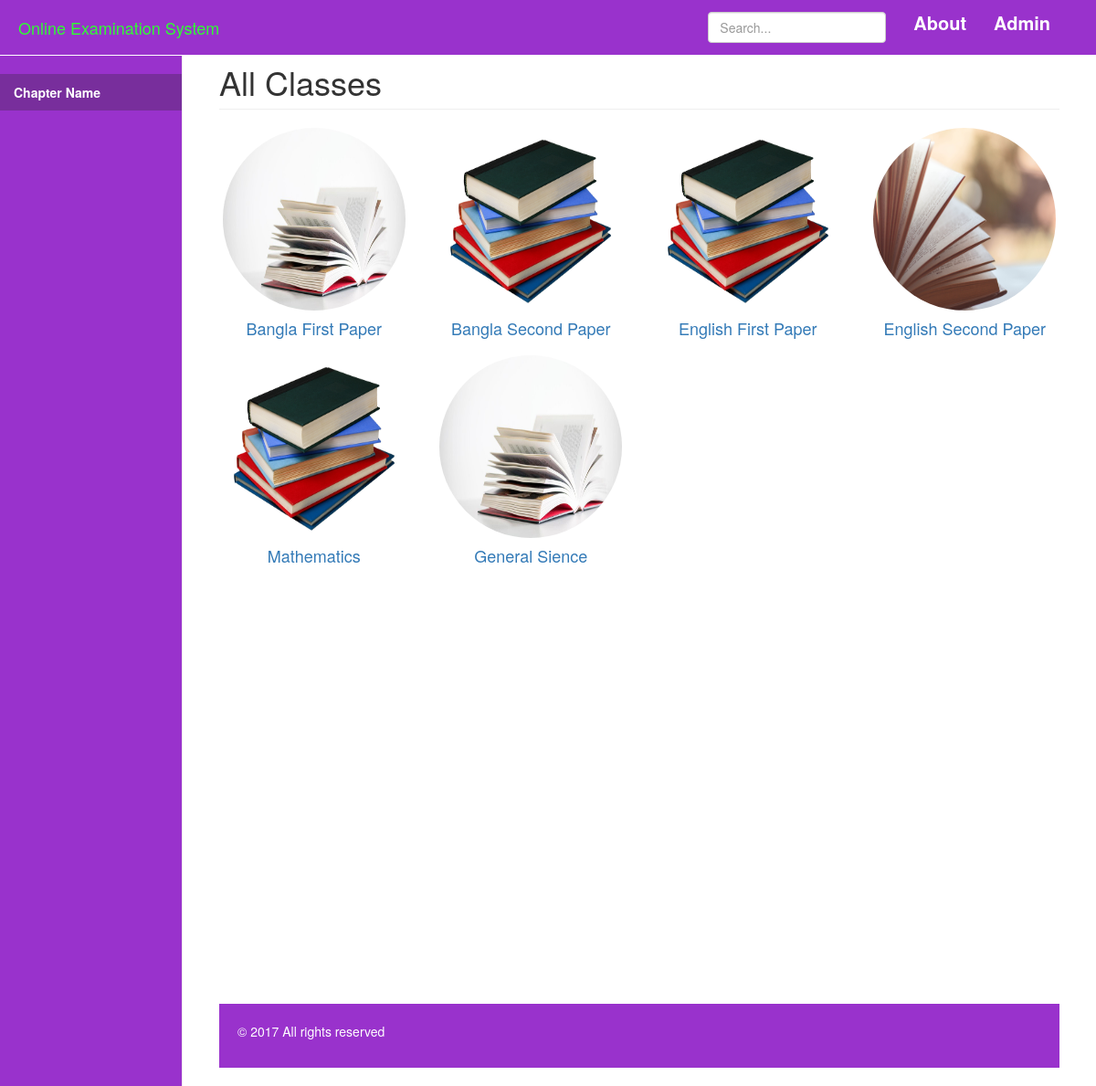
The page /OnlineExam/index.php?id=11 on the database its author committed.
### tables this page shows
CREATE TABLE `tbl_subject` (
  `subject_id` int(11) NOT NULL,
  `subject_name` varchar(100) NOT NULL,
  `class_id` int(11) NOT NULL
);

### OnlineExam/index.php (the view, shortened to what this page needs)
<?php require_once 'header.php'; ?>
<?php require_once 'config.php';
?>
          <h1 class="page-header">All Classes</h1>
          <div class="row placeholders">
    <?php  if(isset($_GET['id']))
              {
                $class_id = $_GET['id'];
    $statement = $db->prepare("SELECT * FROM tbl_subject WHERE class_id=?");
    $statement->execute(array($class_id));
    $result = $statement->fetchAll(PDO::FETCH_ASSOC);
    foreach ($result as $row)
    {
       $subject_name = $row['subject_name'];
       $subject_id = $row['subject_id'];
   ?>
             <div class="col-xs-6 col-sm-3 placeholder">
             <a href="question.php?idc=1&id=<?php echo $subject_id; ?>"/>
              <?php
              $imagesDir = './images/';
              $images = glob($imagesDir . '*.{jpg,jpeg,png,gif}', GLOB_BRACE);
              $random_img = basename($images[array_rand($images)]);
              ?>
              <img src="./images/<?= $random_img; ?>" width="200" height="200" class="img-responsive" alt="">
              <h4><?php echo $subject_name; ?></h4>
            </div>
   <?php }
          ?>
          </div>
         <?php     }   ?>
<?php require_once 'footer.php'; ?>

### OnlineExam/header.php (shortened to what this page needs)
<!DOCTYPE html>
<html lang="en"><head><meta http-equiv="Content-Type" content="text/html; charset=UTF-8">
    <link href="./assets/bootstrap.min.css" rel="stylesheet">
    <link href="./assets/ie10-viewport-bug-workaround.css" rel="stylesheet">
    <link href="./assets/dashboard.css" rel="stylesheet">
  </head>
  <body  onload='loadCategories()'>
    <nav class="navbar navbar-inverse navbar-fixed-top">
      <div class="container-fluid">
        <div class="navbar-header">
          <a class="navbar-brand" href="./">Online Examination System</a>
        </div>
        <div id="navbar" class="navbar-collapse collapse">
          <ul class="nav navbar-nav navbar-right">
            <li><a href="./about.php">About</a></li>
            <li><a href="./admin/index.php"> Admin</a></li>
            <li><a href="##"></a></li>
          </ul>
          <form class="navbar-form navbar-right">
            <input type="text" class="form-control" placeholder="Search...">
          </form>
        </div>
      </div>
    </nav>
    <div class="container-fluid">
      <div class="row">
        <div class="col-sm-3 col-md-2 sidebar">
          <ul class="nav nav-sidebar">
            <li class="active"><a href="##">Chapter Name <span class="sr-only">(current)</span></a></li>
          </ul>
          </div>
        <div class="col-sm-9 col-sm-offset-3 col-md-10 col-md-offset-2 main">

### OnlineExam/footer.php (shortened to what this page needs)
    <div class="footer">
          <p>&copy; 2017 All rights reserved</p>
   </div>
        </div>
      </div>
    </div>
</body></html>

### OnlineExam/assets/dashboard.css (style rules this page uses)
body { padding-top: 50px; }
.navbar-fixed-top { border: 0; }
.sidebar { display: none; }
@media (min-width: 768px) { .sidebar { position: fixed; top: 51px; bottom: 0; left: 0; z-index: 1000; display: block; padding: 20px; overflow-x: hidden; overflow-y: auto; background-color: #9932cc; margin-top: 10px; border-right: 1px solid #eee; } }
.nav-sidebar { margin-right: -21px; margin-bottom: 20px; margin-left: -20px; }
.nav-sidebar > li > a { padding-right: 20px; padding-left: 20px; }
.nav-sidebar > .active > a, .nav-sidebar > .active > a:hover, .nav-sidebar > .active > a:focus { color: #fff; background-color: #428bca; }
.main { padding: 20px; }
@media (min-width: 768px) { .main { padding-right: 40px; padding-left: 40px; } }
.main .page-header { margin-top: 0; }
.placeholders { margin-bottom: 30px; text-align: center; }
.placeholders h4 { margin-bottom: 0; }
.placeholder { margin-bottom: 20px; }
.placeholder img { display: inline-block; border-radius: 50%; }
.footer { margin-top: 50%; background: #428bca; padding: 20px; }
.form-control { width: 50%; }
.navbar-inverse { background-color: darkorchid; border-color: darkorchid; padding: 5px; }
.navbar-inverse .navbar-nav>li>a { color: #ffffff; font-size: 20px; }
.nav>li>a { position: relative; display: block; padding: 10px 15px; color: lavender; font-weight: bold; }
.nav-sidebar > .active > a, .nav-sidebar > .active > a:hover, .nav-sidebar > .active > a:focus { color: #fff; background-color: #782e9c; }
.navbar-inverse .navbar-brand { color: #30fb33; }
.footer { margin-top: 50%; background: #9932cc; padding: 20px; color: #FFF; }
img { min-height: 200px; }

### rows shown on the page
tbl_subject: subject_name "Bangla First Paper"
tbl_subject: subject_name "Bangla Second Paper"
tbl_subject: subject_name "English First Paper"
tbl_subject: shows a picture, subject_name "English Second Paper"
tbl_subject: subject_name "Mathematics"
tbl_subject: subject_name "General Sience"
